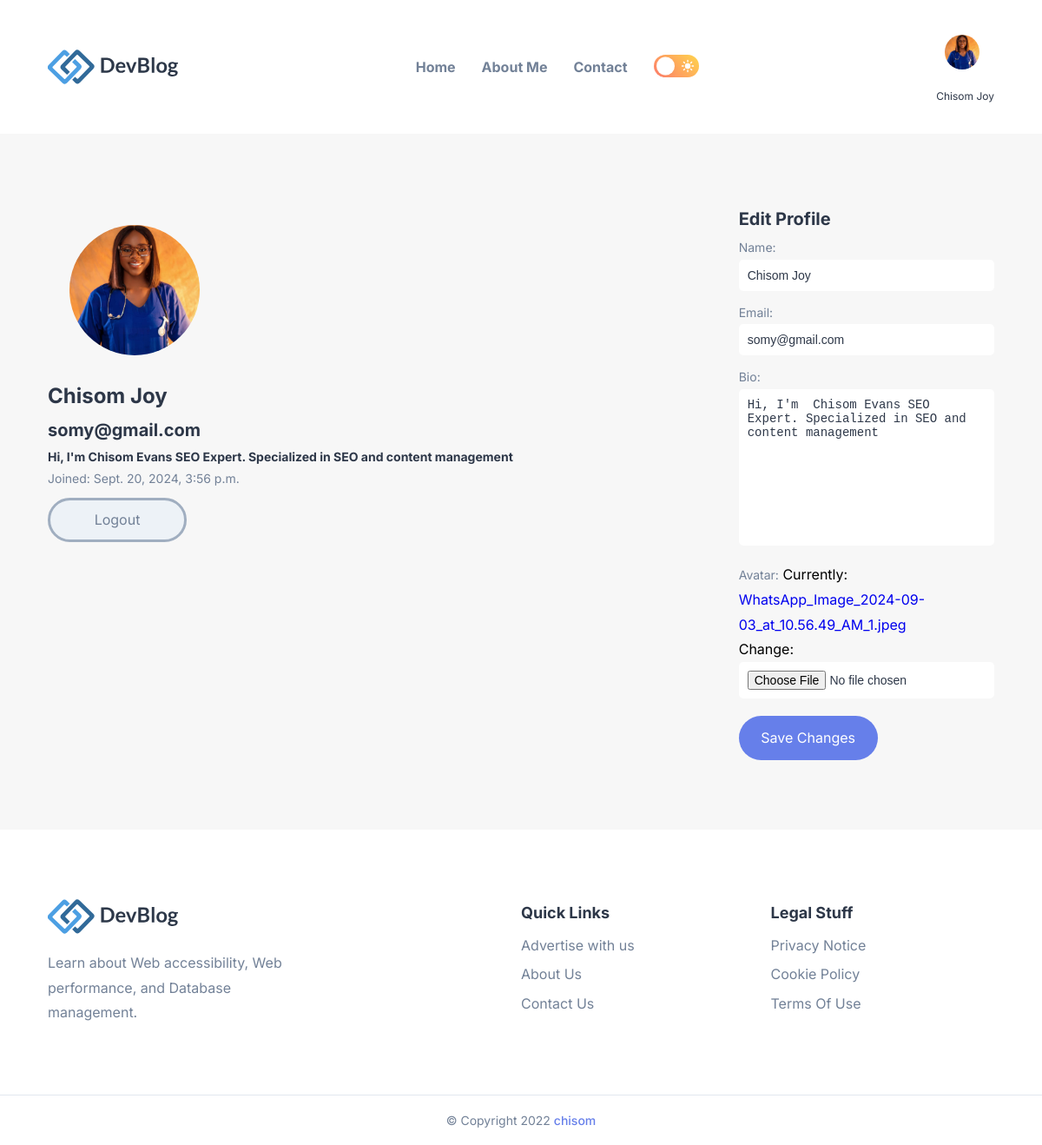
The page /profile/ (signed in) on the database its author committed.
### somy/models.py (models this page shows)
class User(AbstractUser):
    name = models.CharField(max_length=200, null=True)
    username = models.CharField(max_length=200, null=True)
    email = models.EmailField(unique=True, null=True)
    bio = models.TextField(null=True)
    avatar = models.ImageField(null=True, default="avatar.svg")
    is_author = models.BooleanField(default=False)
    USERNAME_FIELD = 'email'
    REQUIRED_FIELDS = []

### somy/views.py (the view)
# urls.py: path('profile/', views.profile, name='profile'),
@login_required
def profile(request):
    user = request.user
    if request.method == 'POST':
        form = UserProfileForm(request.POST, request.FILES, instance=user)
        if form.is_valid():
            form.save()
            messages.success(request, 'Your profile was updated successfully!')
            return redirect('profile')  # Redirect to profile page after saving
        else:
            messages.error(request, 'Please correct the errors below.')
    else:
        form = UserProfileForm(instance=user)
    return render(request, 'somy/profile.html', {'form': form})

### somy/forms.py
class UserProfileForm(forms.ModelForm):
    class Meta:
        model = User
        fields = ['name', 'email', 'bio', 'avatar']  # Include fields you want to edit

### somy/templates/somy/profile.html (shortened to what this page needs)
<!DOCTYPE html>
{% load static %}
<html lang="en">
<head>
  <link rel="stylesheet" href="{% static 'css/style.min.css' %}">
</head>
<body class="light-theme">
  <header>
    <div class="container">
      <nav class="navbar">
        <a href="#">
          <img src="{% static 'images/logo-light.svg' %}" alt="Devblog's logo" width="150" height="40" class="logo-light">
        </a>
        <div class="flex-wrapper">
          <ul class="desktop-nav">
            <li class="nav-item">
              <a href="{% url 'blog' %}" class="nav-link">Home</a>
            </li>
            <li>
              <a href="#" class="nav-link">About Me</a>
            </li>
            <li>
              <a href="#" class="nav-link">Contact</a>
            </li>
          </ul>
          <button class="theme-btn theme-btn-desktop light">
            <ion-icon name="moon" class="moon"></ion-icon>
            <ion-icon name="sunny" class="sun"></ion-icon>
          </button>
        </div>
        <div class="user-profile desktop-profile">
          <div class="user-img">
              <img src="{% if user.is_authenticated %}{% if user.avatar %}{% static user.avatar.url %}{% else %}{% static 'images/user.svg' %}{% endif %}{% else %}{% static 'images/user.svg' %}{% endif %}" alt="User profile picture" class="user-profile-img" />
          </div>
          <a href="{% if user.is_authenticated %}{% url 'profile' %}{% else %}{% url 'login' %}{% endif %}">
              <span class="username">{% if user.is_authenticated %}{{ user.name }}{% else %}Login{% endif %}</span>
          </a>
        </div>
      </nav>
    </div>
  </header>
  <main>
    <div class="main">
      <div class="container">
        <div class="profile-info">
            <div class="profile-img">
                <img src="{% if user.is_authenticated %}{% if user.avatar %}{% static user.avatar.url %}{% else %}{% static 'images/user.svg' %}{% endif %}{% else %}{% static 'images/user.svg' %}{% endif %}" alt="User profile picture" class="user-profile-img" />
            </div>
            <div class="user-details" style="margin-bottom: 10px;">
                <h2 class="h2">{{ user.name }}</h2>
                <p class="h3">{{ user.email }}</p>
                <p class="h4">{{ user.bio }}</p>
                <p class="text-sm" style="color: var(--foreground-secondary);">Joined: {{ user.date_joined }}</p>
            </div>
            <div class="step-links">
                <a href="{% url 'logout' %}" class="btn btn-secondary" style="text-align: center;">Logout</a>
            </div>
        </div>
       <div class="profile-form-container">
        <h1>Edit Profile</h1>
        <form method="POST" enctype="multipart/form-data" class="profile-form">
            {{ form.as_p }}
            <button type="submit" class="btn btn-primary" style="margin-top: 10px;">Save Changes</button>
        </form>
       </div>
      </div>
    </div>
  </main>
  <footer>
    <div class="container">
      <div class="wrapper">
        <a href="#" class="footer-logo">
          <img src="{% static '/images/logo-light.svg'%}" alt="DevBlog's Logo" width="150" height="40" class="logo-light">
        </a>
        <p class="footer-text">
          Learn about Web accessibility, Web performance, and Database management.
        </p>
      </div>
      <div class="wrapper">
        <p class="footer-title">Quick Links</p>
        <ul>
          <li>
            <a href="#" class="footer-link">Advertise with us</a>
          </li>
          <li>
            <a href="#" class="footer-link">About Us</a>
          </li>
          <li>
            <a href="#" class="footer-link">Contact Us</a>
          </li>
        </ul>
      </div>
      <div class="wrapper">
        <p class="footer-title">Legal Stuff</p>
        <ul>
          <li>
            <a href="#" class="footer-link">Privacy Notice</a>
          </li>
          <li>
            <a href="#" class="footer-link">Cookie Policy</a>
          </li>
          <li>
            <a href="#" class="footer-link">Terms Of Use</a>
          </li>
        </ul>
      </div>
    </div>
    <p class="copyright">
      &copy; Copyright 2022 <a href="#">chisom</a>
    </p>
  </footer>
</body>
</html>

### somy/templates/somy/profile.html (style rules this page uses)
.user-profile { display: flex; flex-direction: column; gap: 5px; }
.user-img { width: 60px; height: 60px; border-radius: 50%; display: flex; align-items: center; justify-content: center; }
.user-img img { width: 40px; height: 40px; object-fit: cover; border-radius: 50%; }
.user-profile span { font-size: 12px; color: var(--foreground-primary); }
.step-links { display: flex; gap: 10px; }
.profile-img { width: 200px; height: 200px; border-radius: 50%; display: flex; align-items: center; justify-content: center; }
.profile-img img { width: 150px; height: 150px; object-fit: cover; border-radius: 50%; }
.profile-form { display: flex; flex-direction: column; gap: 10px; max-width: 480px; }
.profile-form-container h1 { font-size: 20px; color: var(--foreground-primary); }
.profile-form input { padding: 10px; border-radius: 5px; background: var(--background-primary); color: var(--foreground-primary); border: none; outline: none; width: 100%; font-size: 14px; }
.profile-form button { width: max-content; }
.profile-form textarea { padding: 10px; border-radius: 5px; background: var(--background-primary); color: var(--foreground-primary); border: none; outline: none; width: 100%; font-size: 14px; resize: none; }
.profile-form label { font-size: 14px; color: var(--foreground-secondary); }

### rows shown on the page
User: avatar (picture), name "Chisom Joy", email "somy@gmail.com", bio "Hi, I'm Chisom Evans SEO Expert. Specialized in SEO and content management", date_joined "Sept. 20, 2024, 3:56 p.m."
